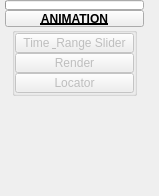
<?xml version="1.0" encoding="UTF-8"?>
<ui version="4.0">
 <class>QtUi</class>
 <widget class="QMainWindow" name="QtUi">
  <property name="enabled">
   <bool>true</bool>
  </property>
  <property name="geometry">
   <rect>
    <x>0</x>
    <y>0</y>
    <width>159</width>
    <height>196</height>
   </rect>
  </property>
  <property name="minimumSize">
   <size>
    <width>0</width>
    <height>0</height>
   </size>
  </property>
  <property name="maximumSize">
   <size>
    <width>999</width>
    <height>999</height>
   </size>
  </property>
  <property name="windowTitle">
   <string>Toolkit</string>
  </property>
  <property name="tabShape">
   <enum>QTabWidget::Triangular</enum>
  </property>
  <property name="dockNestingEnabled">
   <bool>true</bool>
  </property>
  <property name="dockOptions">
   <set>QMainWindow::AllowNestedDocks|QMainWindow::AllowTabbedDocks|QMainWindow::AnimatedDocks|QMainWindow::ForceTabbedDocks</set>
  </property>
  <widget class="QWidget" name="mainWindow">
   <widget class="QWidget" name="layoutWidget_2">
    <property name="geometry">
     <rect>
      <x>5</x>
      <y>0</y>
      <width>139</width>
      <height>151</height>
     </rect>
    </property>
    <layout class="QGridLayout" name="gridLayout">
     <property name="spacing">
      <number>0</number>
     </property>
     <item row="0" column="1" colspan="2">
      <widget class="ProgressBar" name="progressBar">
       <property name="sizePolicy">
        <sizepolicy hsizetype="Ignored" vsizetype="Fixed">
         <horstretch>0</horstretch>
         <verstretch>0</verstretch>
        </sizepolicy>
       </property>
       <property name="minimumSize">
        <size>
         <width>0</width>
         <height>10</height>
        </size>
       </property>
       <property name="maximumSize">
        <size>
         <width>16777215</width>
         <height>10</height>
        </size>
       </property>
       <property name="value">
        <number>0</number>
       </property>
       <property name="textVisible">
        <bool>false</bool>
       </property>
      </widget>
     </item>
     <item row="2" column="1" colspan="2">
      <layout class="QHBoxLayout" name="horizontalLayout">
       <item>
        <layout class="QVBoxLayout" name="verticalLayout">
         <property name="spacing">
          <number>0</number>
         </property>
         <item>
          <widget class="QGroupBox" name="animation">
           <property name="minimumSize">
            <size>
             <width>125</width>
             <height>20</height>
            </size>
           </property>
           <property name="maximumSize">
            <size>
             <width>125</width>
             <height>999</height>
            </size>
           </property>
           <property name="title">
            <string/>
           </property>
           <layout class="QVBoxLayout" name="verticalLayout_3">
            <property name="spacing">
             <number>0</number>
            </property>
            <property name="leftMargin">
             <number>0</number>
            </property>
            <property name="topMargin">
             <number>0</number>
            </property>
            <property name="rightMargin">
             <number>0</number>
            </property>
            <property name="bottomMargin">
             <number>0</number>
            </property>
            <item>
             <widget class="QPushButton" name="b2211">
              <property name="enabled">
               <bool>false</bool>
              </property>
              <property name="minimumSize">
               <size>
                <width>0</width>
                <height>20</height>
               </size>
              </property>
              <property name="maximumSize">
               <size>
                <width>999</width>
                <height>20</height>
               </size>
              </property>
              <property name="toolTip">
               <string>Toggle Animation Time and Range Sliders</string>
              </property>
              <property name="text">
               <string>Time &amp; Range Slider</string>
              </property>
              <property name="iconSize">
               <size>
                <width>18</width>
                <height>18</height>
               </size>
              </property>
             </widget>
            </item>
            <item>
             <widget class="QPushButton" name="b0271">
              <property name="enabled">
               <bool>false</bool>
              </property>
              <property name="minimumSize">
               <size>
                <width>0</width>
                <height>20</height>
               </size>
              </property>
              <property name="maximumSize">
               <size>
                <width>999</width>
                <height>20</height>
               </size>
              </property>
              <property name="toolTip">
               <string>Render Current Frame</string>
              </property>
              <property name="text">
               <string>Render</string>
              </property>
              <property name="iconSize">
               <size>
                <width>18</width>
                <height>18</height>
               </size>
              </property>
             </widget>
            </item>
            <item>
             <widget class="QPushButton" name="b1321">
              <property name="enabled">
               <bool>false</bool>
              </property>
              <property name="minimumSize">
               <size>
                <width>0</width>
                <height>20</height>
               </size>
              </property>
              <property name="maximumSize">
               <size>
                <width>999</width>
                <height>20</height>
               </size>
              </property>
              <property name="toolTip">
               <string>Creates a locator object on the grid</string>
              </property>
              <property name="layoutDirection">
               <enum>Qt::LeftToRight</enum>
              </property>
              <property name="text">
               <string>Locator</string>
              </property>
             </widget>
            </item>
           </layout>
          </widget>
         </item>
         <item>
          <spacer name="verticalSpacer">
           <property name="orientation">
            <enum>Qt::Vertical</enum>
           </property>
           <property name="sizeHint" stdset="0">
            <size>
             <width>20</width>
             <height>40</height>
            </size>
           </property>
          </spacer>
         </item>
        </layout>
       </item>
       <item>
        <layout class="QVBoxLayout" name="verticalLayout_2">
         <property name="spacing">
          <number>12</number>
         </property>
        </layout>
       </item>
      </layout>
     </item>
     <item row="1" column="1" colspan="2">
      <widget class="PushButtonDraggable" name="draggable_header">
       <property name="minimumSize">
        <size>
         <width>19</width>
         <height>17</height>
        </size>
       </property>
       <property name="maximumSize">
        <size>
         <width>999</width>
         <height>17</height>
        </size>
       </property>
       <property name="font">
        <font>
         <weight>75</weight>
         <bold>true</bold>
         <underline>true</underline>
        </font>
       </property>
       <property name="text">
        <string>ANIMATION</string>
       </property>
       <property name="checkable">
        <bool>true</bool>
       </property>
      </widget>
     </item>
    </layout>
   </widget>
  </widget>
 </widget>
 <customwidgets>
  <customwidget>
   <class>PushButtonDraggable</class>
   <extends>QPushButton</extends>
   <header>widgets.pushbuttondraggable.h</header>
  </customwidget>
  <customwidget>
   <class>ProgressBar</class>
   <extends>QProgressBar</extends>
   <header>widgets.progressbar.h</header>
  </customwidget>
 </customwidgets>
 <resources/>
 <connections/>
 <designerdata>
  <property name="gridDeltaX">
   <number>5</number>
  </property>
  <property name="gridDeltaY">
   <number>10</number>
  </property>
  <property name="gridSnapX">
   <bool>true</bool>
  </property>
  <property name="gridSnapY">
   <bool>true</bool>
  </property>
  <property name="gridVisible">
   <bool>true</bool>
  </property>
 </designerdata>
</ui>
